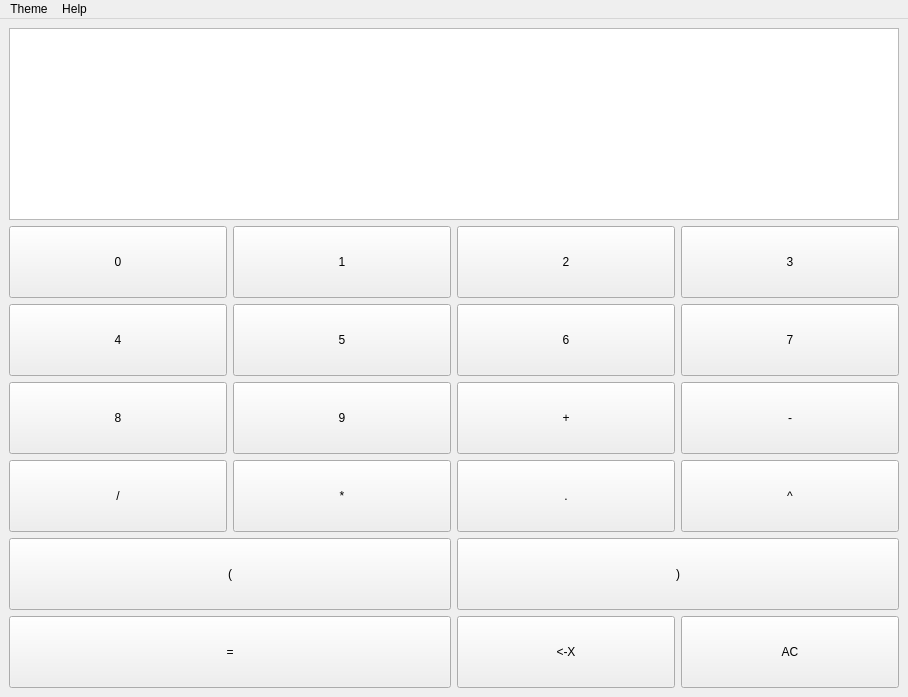
<?xml version="1.0" encoding="UTF-8"?>
<ui version="4.0">
 <class>MainWindow</class>
 <widget class="QMainWindow" name="MainWindow">
  <property name="geometry">
   <rect>
    <x>0</x>
    <y>0</y>
    <width>908</width>
    <height>697</height>
   </rect>
  </property>
  <property name="windowTitle">
   <string>Calculator</string>
  </property>
  <property name="autoFillBackground">
   <bool>true</bool>
  </property>
  <widget class="QWidget" name="centralwidget">
   <layout class="QGridLayout" name="gridLayout_2">
    <item row="0" column="0">
     <layout class="QGridLayout" name="gridLayout">
      <item row="3" column="0">
       <widget class="QPushButton" name="buttonEight">
        <property name="sizePolicy">
         <sizepolicy hsizetype="Expanding" vsizetype="Expanding">
          <horstretch>0</horstretch>
          <verstretch>0</verstretch>
         </sizepolicy>
        </property>
        <property name="text">
         <string>8</string>
        </property>
        <property name="shortcut">
         <string>8</string>
        </property>
       </widget>
      </item>
      <item row="3" column="3">
       <widget class="QPushButton" name="buttonMinus">
        <property name="sizePolicy">
         <sizepolicy hsizetype="Expanding" vsizetype="Expanding">
          <horstretch>0</horstretch>
          <verstretch>0</verstretch>
         </sizepolicy>
        </property>
        <property name="text">
         <string>-</string>
        </property>
        <property name="shortcut">
         <string>-</string>
        </property>
       </widget>
      </item>
      <item row="2" column="1">
       <widget class="QPushButton" name="buttonFive">
        <property name="sizePolicy">
         <sizepolicy hsizetype="Expanding" vsizetype="Expanding">
          <horstretch>0</horstretch>
          <verstretch>0</verstretch>
         </sizepolicy>
        </property>
        <property name="text">
         <string>5</string>
        </property>
        <property name="shortcut">
         <string>5</string>
        </property>
       </widget>
      </item>
      <item row="1" column="2">
       <widget class="QPushButton" name="buttonTwo">
        <property name="sizePolicy">
         <sizepolicy hsizetype="Expanding" vsizetype="Expanding">
          <horstretch>0</horstretch>
          <verstretch>0</verstretch>
         </sizepolicy>
        </property>
        <property name="text">
         <string>2</string>
        </property>
        <property name="shortcut">
         <string>2</string>
        </property>
       </widget>
      </item>
      <item row="1" column="3">
       <widget class="QPushButton" name="buttonThree">
        <property name="sizePolicy">
         <sizepolicy hsizetype="Expanding" vsizetype="Expanding">
          <horstretch>0</horstretch>
          <verstretch>0</verstretch>
         </sizepolicy>
        </property>
        <property name="text">
         <string>3</string>
        </property>
        <property name="shortcut">
         <string>3</string>
        </property>
       </widget>
      </item>
      <item row="4" column="2">
       <widget class="QPushButton" name="ButtonDecimal">
        <property name="sizePolicy">
         <sizepolicy hsizetype="Minimum" vsizetype="Expanding">
          <horstretch>0</horstretch>
          <verstretch>0</verstretch>
         </sizepolicy>
        </property>
        <property name="text">
         <string>.</string>
        </property>
        <property name="shortcut">
         <string>.</string>
        </property>
       </widget>
      </item>
      <item row="2" column="2">
       <widget class="QPushButton" name="buttonSix">
        <property name="sizePolicy">
         <sizepolicy hsizetype="Expanding" vsizetype="Expanding">
          <horstretch>0</horstretch>
          <verstretch>0</verstretch>
         </sizepolicy>
        </property>
        <property name="text">
         <string>6</string>
        </property>
        <property name="shortcut">
         <string>6</string>
        </property>
       </widget>
      </item>
      <item row="4" column="3">
       <widget class="QPushButton" name="buttonPower">
        <property name="sizePolicy">
         <sizepolicy hsizetype="Minimum" vsizetype="Expanding">
          <horstretch>0</horstretch>
          <verstretch>0</verstretch>
         </sizepolicy>
        </property>
        <property name="text">
         <string>^</string>
        </property>
        <property name="shortcut">
         <string>^</string>
        </property>
       </widget>
      </item>
      <item row="0" column="0" colspan="4">
       <widget class="QPlainTextEdit" name="calculatorDisplay">
        <property name="sizePolicy">
         <sizepolicy hsizetype="Expanding" vsizetype="Minimum">
          <horstretch>0</horstretch>
          <verstretch>0</verstretch>
         </sizepolicy>
        </property>
        <property name="focusPolicy">
         <enum>Qt::NoFocus</enum>
        </property>
        <property name="tabChangesFocus">
         <bool>false</bool>
        </property>
        <property name="readOnly">
         <bool>true</bool>
        </property>
       </widget>
      </item>
      <item row="3" column="1">
       <widget class="QPushButton" name="buttonNine">
        <property name="sizePolicy">
         <sizepolicy hsizetype="Expanding" vsizetype="Expanding">
          <horstretch>0</horstretch>
          <verstretch>0</verstretch>
         </sizepolicy>
        </property>
        <property name="text">
         <string>9</string>
        </property>
        <property name="shortcut">
         <string>9</string>
        </property>
       </widget>
      </item>
      <item row="1" column="1">
       <widget class="QPushButton" name="buttonOne">
        <property name="sizePolicy">
         <sizepolicy hsizetype="Expanding" vsizetype="Expanding">
          <horstretch>0</horstretch>
          <verstretch>0</verstretch>
         </sizepolicy>
        </property>
        <property name="text">
         <string>1</string>
        </property>
        <property name="shortcut">
         <string>1</string>
        </property>
       </widget>
      </item>
      <item row="4" column="1">
       <widget class="QPushButton" name="buttonMultiply">
        <property name="sizePolicy">
         <sizepolicy hsizetype="Expanding" vsizetype="Expanding">
          <horstretch>0</horstretch>
          <verstretch>0</verstretch>
         </sizepolicy>
        </property>
        <property name="text">
         <string>*</string>
        </property>
        <property name="shortcut">
         <string>*</string>
        </property>
       </widget>
      </item>
      <item row="4" column="0">
       <widget class="QPushButton" name="buttonDivide">
        <property name="sizePolicy">
         <sizepolicy hsizetype="Expanding" vsizetype="Expanding">
          <horstretch>0</horstretch>
          <verstretch>0</verstretch>
         </sizepolicy>
        </property>
        <property name="text">
         <string>/</string>
        </property>
        <property name="shortcut">
         <string>/</string>
        </property>
       </widget>
      </item>
      <item row="2" column="3">
       <widget class="QPushButton" name="buttonSeven">
        <property name="sizePolicy">
         <sizepolicy hsizetype="Expanding" vsizetype="Expanding">
          <horstretch>0</horstretch>
          <verstretch>0</verstretch>
         </sizepolicy>
        </property>
        <property name="text">
         <string>7</string>
        </property>
        <property name="shortcut">
         <string>7</string>
        </property>
       </widget>
      </item>
      <item row="2" column="0">
       <widget class="QPushButton" name="buttonFour">
        <property name="sizePolicy">
         <sizepolicy hsizetype="Expanding" vsizetype="Expanding">
          <horstretch>0</horstretch>
          <verstretch>0</verstretch>
         </sizepolicy>
        </property>
        <property name="text">
         <string>4</string>
        </property>
        <property name="shortcut">
         <string>4</string>
        </property>
       </widget>
      </item>
      <item row="3" column="2">
       <widget class="QPushButton" name="buttonAdd">
        <property name="sizePolicy">
         <sizepolicy hsizetype="Expanding" vsizetype="Expanding">
          <horstretch>0</horstretch>
          <verstretch>0</verstretch>
         </sizepolicy>
        </property>
        <property name="text">
         <string>+</string>
        </property>
        <property name="shortcut">
         <string>+</string>
        </property>
       </widget>
      </item>
      <item row="1" column="0">
       <widget class="QPushButton" name="buttonZero">
        <property name="sizePolicy">
         <sizepolicy hsizetype="Expanding" vsizetype="Expanding">
          <horstretch>0</horstretch>
          <verstretch>0</verstretch>
         </sizepolicy>
        </property>
        <property name="text">
         <string>0</string>
        </property>
        <property name="shortcut">
         <string>0</string>
        </property>
       </widget>
      </item>
      <item row="6" column="3">
       <widget class="QPushButton" name="buttonClear">
        <property name="sizePolicy">
         <sizepolicy hsizetype="Expanding" vsizetype="Expanding">
          <horstretch>0</horstretch>
          <verstretch>0</verstretch>
         </sizepolicy>
        </property>
        <property name="text">
         <string>AC</string>
        </property>
       </widget>
      </item>
      <item row="6" column="2">
       <widget class="QPushButton" name="buttonBackspace">
        <property name="sizePolicy">
         <sizepolicy hsizetype="Minimum" vsizetype="Expanding">
          <horstretch>0</horstretch>
          <verstretch>0</verstretch>
         </sizepolicy>
        </property>
        <property name="text">
         <string>&lt;-X</string>
        </property>
        <property name="shortcut">
         <string>Backspace</string>
        </property>
       </widget>
      </item>
      <item row="5" column="2" colspan="2">
       <widget class="QPushButton" name="buttonRightBracket">
        <property name="sizePolicy">
         <sizepolicy hsizetype="Minimum" vsizetype="Expanding">
          <horstretch>0</horstretch>
          <verstretch>0</verstretch>
         </sizepolicy>
        </property>
        <property name="text">
         <string>)</string>
        </property>
        <property name="shortcut">
         <string>)</string>
        </property>
       </widget>
      </item>
      <item row="5" column="0" colspan="2">
       <widget class="QPushButton" name="buttonLeftBracket">
        <property name="sizePolicy">
         <sizepolicy hsizetype="Minimum" vsizetype="Expanding">
          <horstretch>0</horstretch>
          <verstretch>0</verstretch>
         </sizepolicy>
        </property>
        <property name="text">
         <string>(</string>
        </property>
        <property name="shortcut">
         <string>(</string>
        </property>
       </widget>
      </item>
      <item row="6" column="0" colspan="2">
       <widget class="QPushButton" name="buttonEquals">
        <property name="sizePolicy">
         <sizepolicy hsizetype="Expanding" vsizetype="Expanding">
          <horstretch>0</horstretch>
          <verstretch>0</verstretch>
         </sizepolicy>
        </property>
        <property name="text">
         <string>=</string>
        </property>
       </widget>
      </item>
     </layout>
    </item>
   </layout>
  </widget>
  <widget class="QMenuBar" name="menubar">
   <property name="geometry">
    <rect>
     <x>0</x>
     <y>0</y>
     <width>908</width>
     <height>17</height>
    </rect>
   </property>
   <widget class="QMenu" name="menuAbout">
    <property name="title">
     <string>Help</string>
    </property>
    <addaction name="actionAbout"/>
   </widget>
   <widget class="QMenu" name="menuTheme">
    <property name="title">
     <string>Theme</string>
    </property>
    <addaction name="actionDark"/>
    <addaction name="actionBlue"/>
   </widget>
   <addaction name="menuTheme"/>
   <addaction name="menuAbout"/>
  </widget>
  <action name="actionAbout">
   <property name="text">
    <string>About</string>
   </property>
  </action>
  <action name="actionDark">
   <property name="text">
    <string>Dark</string>
   </property>
  </action>
  <action name="actionBlue">
   <property name="text">
    <string>Blue</string>
   </property>
  </action>
 </widget>
 <tabstops>
  <tabstop>buttonZero</tabstop>
  <tabstop>buttonOne</tabstop>
  <tabstop>buttonTwo</tabstop>
  <tabstop>buttonThree</tabstop>
  <tabstop>buttonFour</tabstop>
  <tabstop>buttonFive</tabstop>
  <tabstop>buttonSix</tabstop>
  <tabstop>buttonSeven</tabstop>
  <tabstop>buttonEight</tabstop>
  <tabstop>buttonNine</tabstop>
  <tabstop>buttonAdd</tabstop>
  <tabstop>buttonMinus</tabstop>
  <tabstop>buttonDivide</tabstop>
  <tabstop>buttonMultiply</tabstop>
  <tabstop>ButtonDecimal</tabstop>
  <tabstop>buttonPower</tabstop>
  <tabstop>buttonLeftBracket</tabstop>
  <tabstop>buttonRightBracket</tabstop>
  <tabstop>buttonEquals</tabstop>
  <tabstop>buttonBackspace</tabstop>
  <tabstop>buttonClear</tabstop>
  <tabstop>calculatorDisplay</tabstop>
 </tabstops>
 <resources/>
 <connections/>
</ui>
